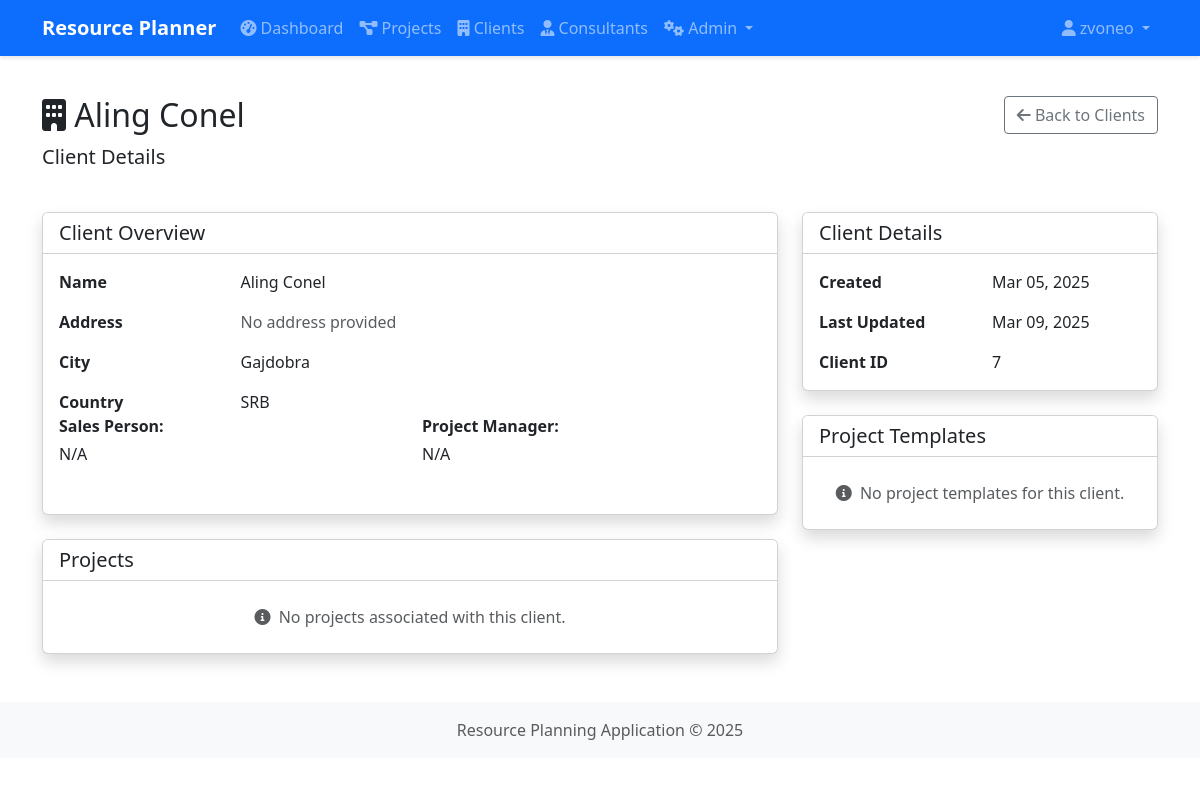
The app's page /clients/view/7 (signed in), older data.
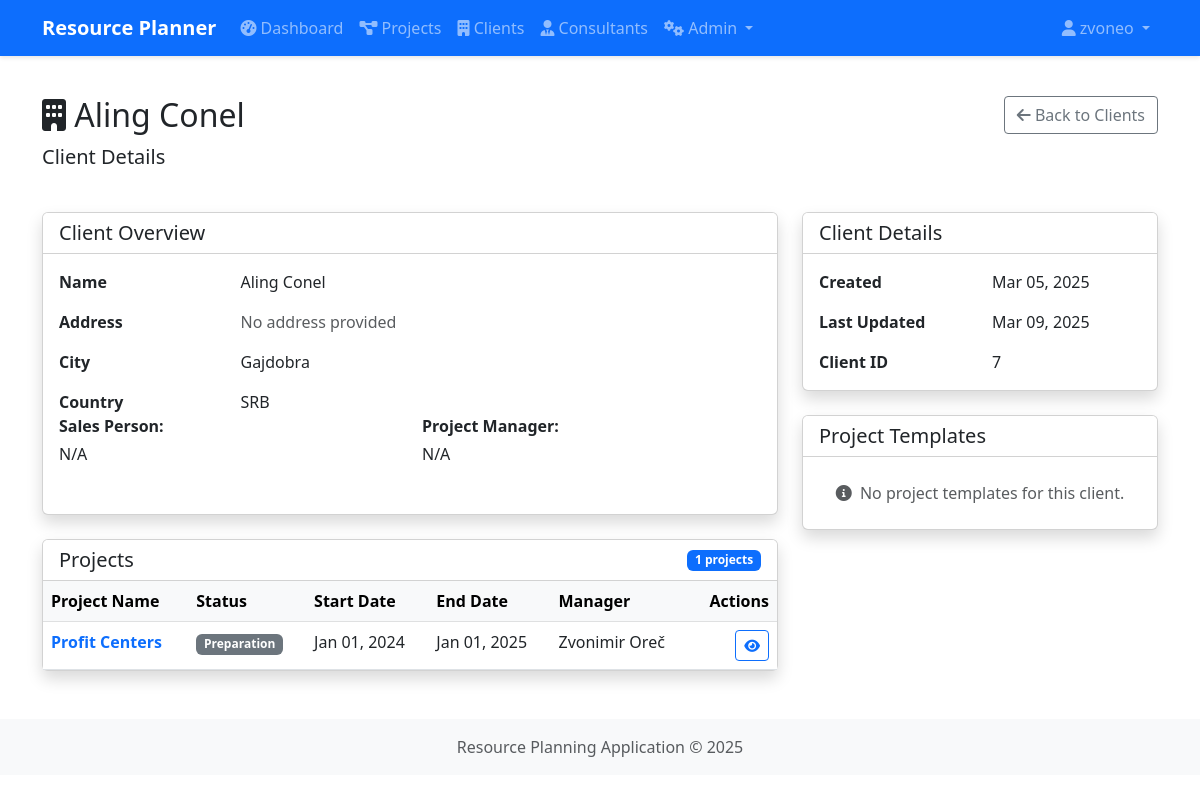
The same page, newer data.
### app/models.py (models this page shows, shortened)
class Project(db.Model):
    __tablename__ = 'projects'
    id = db.Column(db.Integer, primary_key=True)
    name = db.Column(db.String(100), nullable=False)
    description = db.Column(db.Text)
    template_id = db.Column(db.Integer, db.ForeignKey('project_templates.id'))
    client_id = db.Column(db.Integer, db.ForeignKey('clients.id'))
    manager_id = db.Column(db.Integer, db.ForeignKey('users.id'))
    start_date = db.Column(db.Date)
    end_date = db.Column(db.Date)
    status = db.Column(db.String(20))  # Active, Completed, On Hold
    status_id = db.Column(db.Integer, db.ForeignKey('list_items.id'))
    industry_id = db.Column(db.Integer, db.ForeignKey('list_items.id'))
    profit_center_id = db.Column(db.Integer, db.ForeignKey('list_items.id'))
    created_at = db.Column(db.DateTime, default=datetime.utcnow)
    updated_at = db.Column(db.DateTime, default=datetime.utcnow, onupdate=datetime.utcnow)
    products = db.relationship('ProductService', secondary='project_products', lazy='subquery',
                              backref=db.backref('projects', lazy=True))
    groups = db.relationship('ProjectGroup', backref='project', lazy=True, cascade="all, delete-orphan", order_by="ProjectGroup.order")
    industry = db.relationship('ListItem', foreign_keys=[industry_id])
    profit_center = db.relationship('ListItem', foreign_keys=[profit_center_id])
    status_item = db.relationship('ListItem', foreign_keys=[status_id])
    manager = db.relationship('User', foreign_keys=[manager_id])

class User(db.Model, UserMixin):
    __tablename__ = 'users'
    id = db.Column(db.Integer, primary_key=True)
    username = db.Column(db.String(80), unique=True, nullable=False)
    email = db.Column(db.String(120), unique=True, nullable=False)
    password_hash = db.Column(db.String(128))
    first_name = db.Column(db.String(50))
    last_name = db.Column(db.String(50))
    created_at = db.Column(db.DateTime, default=datetime.utcnow)
    is_active = db.Column(db.Boolean, default=True)
    updated_at = db.Column(db.DateTime, default=datetime.utcnow, onupdate=datetime.utcnow)
    consultants = db.relationship('Consultant', backref='user', lazy=True, cascade="all, delete-orphan")
    roles = db.relationship('Role', secondary='user_roles', backref=db.backref('users', lazy=True))

### app/routes/clients.py (the view)
@clients_bp.route('/view/<int:client_id>')
@login_required
def view_client(client_id):
    client = Client.query.get_or_404(client_id)
    return render_template('clients/view.html', client=client)

### app/templates/clients/view.html (shortened to what the changed rows need)
{% extends 'base.html' %}
{% block content %}
<div class="row mb-4">
    <div class="col">
        <h1 class="h2">
            <i class="fas fa-building"></i> {{ client.name }}
        </h1>
    </div>
</div>
<div class="row">
    <div class="col-md-8">
        <div class="card shadow">
            <div class="card-header bg-white d-flex justify-content-between align-items-center">
                <h5 class="mb-0">Projects</h5>
                {% if client.projects|length > 0 %}
                <span class="badge bg-primary">{{ client.projects|length }} projects</span>
                {% endif %}
            </div>
            <div class="card-body p-0">
                {% if client.projects|length > 0 %}
                <div class="table-responsive">
                    <table class="table table-hover mb-0">
                        <thead class="table-light">
                            <tr>
                                <th>Project Name</th>
                                <th>Status</th>
                                <th>Start Date</th>
                                <th>End Date</th>
                                <th>Manager</th>
                                <th class="text-end">Actions</th>
                            </tr>
                        </thead>
                        <tbody>
                            {% for project in client.projects %}
                            <tr>
                                <td>
                                    <a href="{{ url_for('projects.view_project', project_id=project.id) }}" class="fw-bold text-decoration-none">
                                        {{ project.name }}
                                    </a>
                                </td>
                                <td>
                                    {% if project.status == 'Active' %}
                                    <span class="badge bg-success">Active</span>
                                    {% elif project.status == 'Completed' %}
                                    <span class="badge bg-primary">Completed</span>
                                    {% elif project.status == 'On Hold' %}
                                    <span class="badge bg-warning">On Hold</span>
                                    {% else %}
                                    <span class="badge bg-secondary">{{ project.status }}</span>
                                    {% endif %}
                                </td>
                                <td>{{ project.start_date.strftime('%b %d, %Y') if project.start_date else '-' }}</td>
                                <td>{{ project.end_date.strftime('%b %d, %Y') if project.end_date else '-' }}</td>
                                <td>
                                    {% if project.manager_id %}
                                    {{ project.manager.first_name }} {{ project.manager.last_name }}
                                    {% else %}
                                    <span class="text-muted">-</span>
                                    {% endif %}
                                </td>
                                <td class="text-end">
                                    <a href="{{ url_for('projects.view_project', project_id=project.id) }}" class="btn btn-sm btn-outline-primary">
                                        <i class="fas fa-eye"></i>
                                    </a>
                                </td>
                            </tr>
                            {% endfor %}
                        </tbody>
                    </table>
                </div>
                {% else %}
                <div class="text-center py-4">
                    <div class="text-muted">
                        <i class="fas fa-info-circle me-1"></i> No projects associated with this client.
                    </div>
                </div>
                {% endif %}
            </div>
        </div>
    </div>
</div>
{% endblock %}

Row changes from the older to the newer data that the page shows:
added Project: name "Profit Centers", status "Preparation", start_date "Jan 01, 2024", end_date "Jan 01, 2025", manager.first_name "Zvonimir", manager.last_name "Oreč"
Text that changed along with them:
{{ client.projects|length }}: (not shown) → "1"
text no longer shown: "No projects associated with this client."
text now shown: "projects Project Name Status Start Date End Date Manager Actions"
